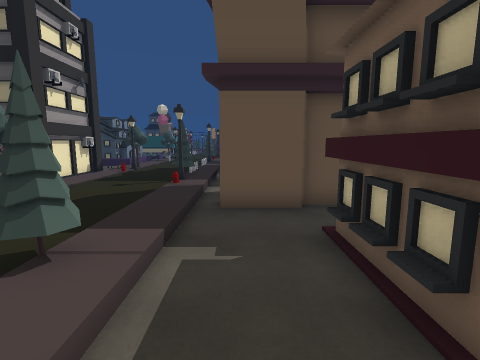
[1] (above)

24 first-person views from a walk through a 3-D level made in the Unity game engine. The camera is 1.4 m above the floor, tilts 8° down and sees 85° across. The floor is counted in squares, 1 m on a side. Each view is taken from the middle of a square. On the plan, view 1 faces up. The plan holds only what a view shows up to about 13 squares ahead; the rest is blank. The place goes on beyond the plan. The player character is not drawn.

[2]
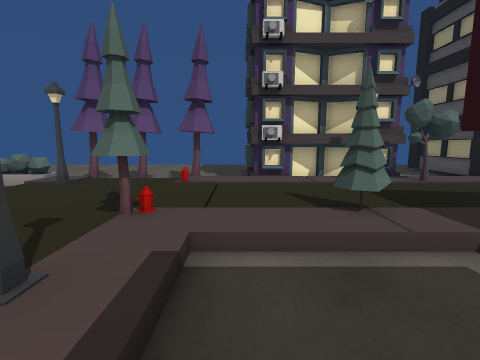

[3]
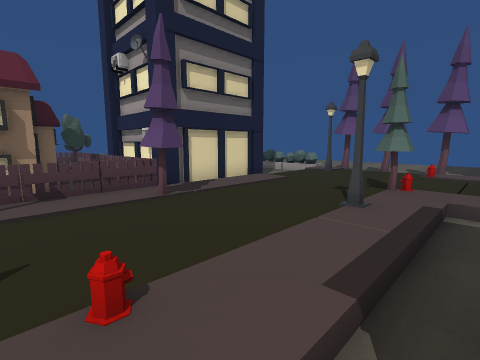

[4]
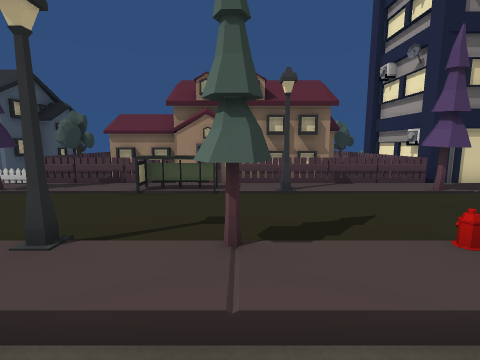

[5]
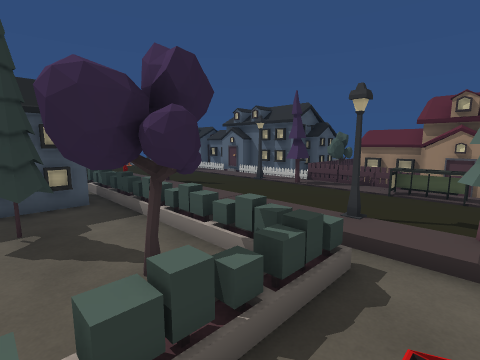

[6]
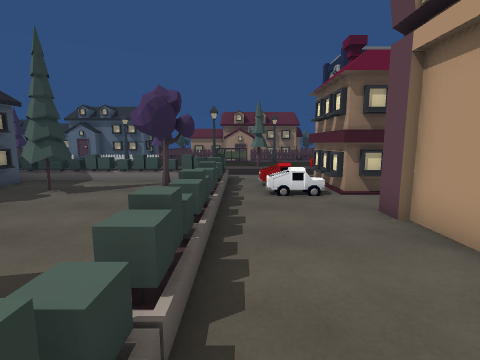

[7]
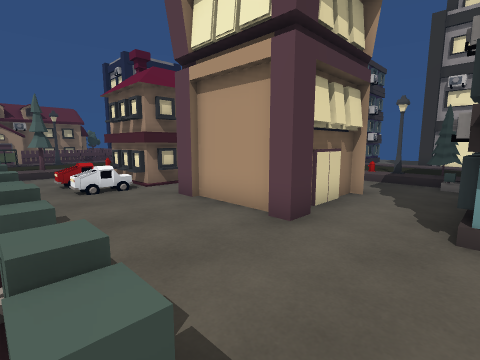

[8]
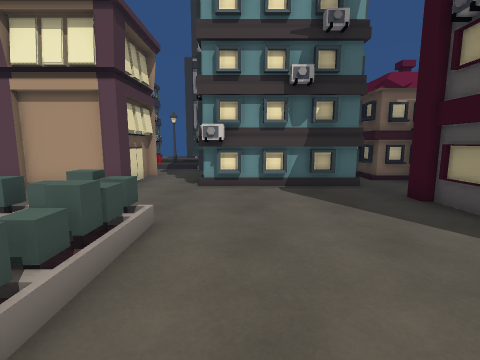

[9]
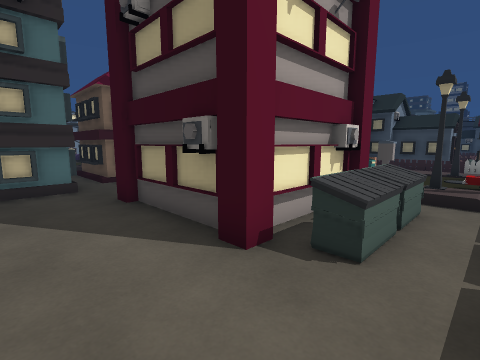

[10]
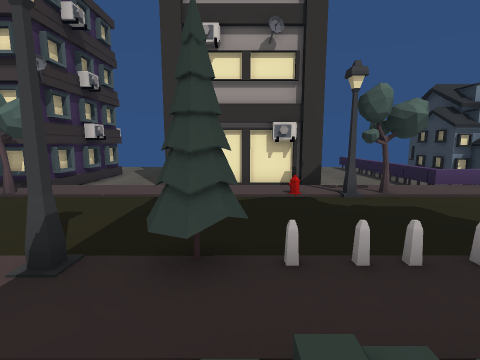

[11]
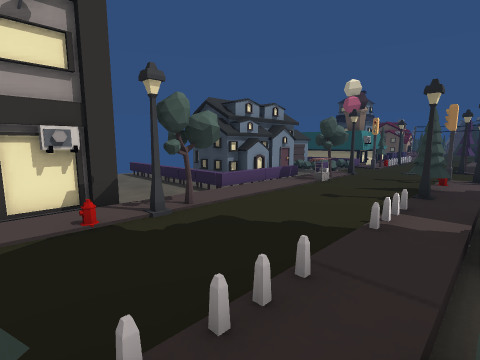

[12]
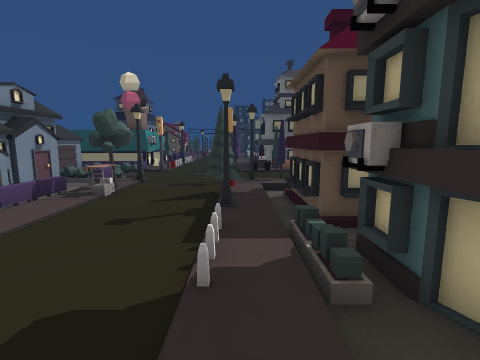

[13]
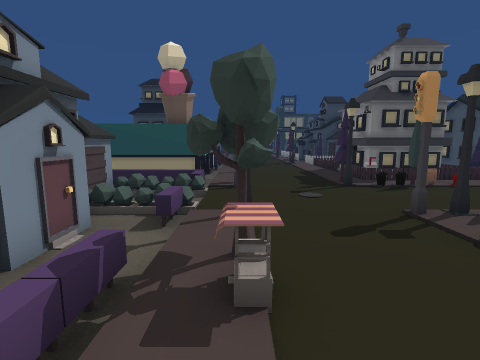

[14]
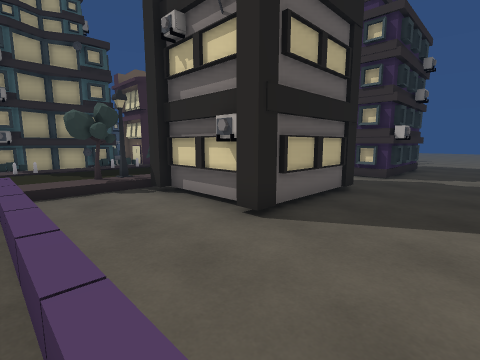

[15]
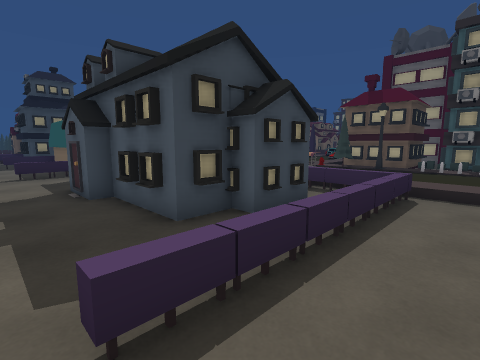

[16]
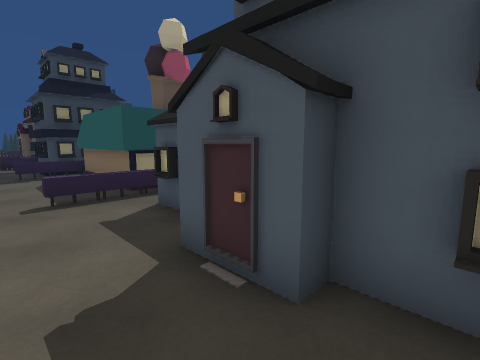

[17]
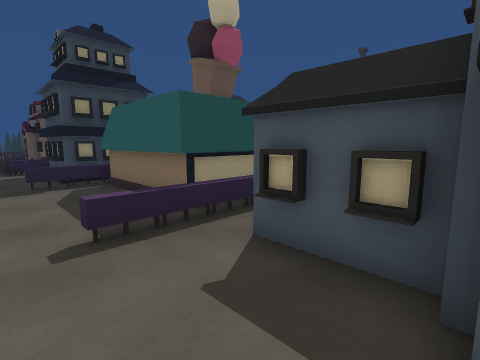

[18]
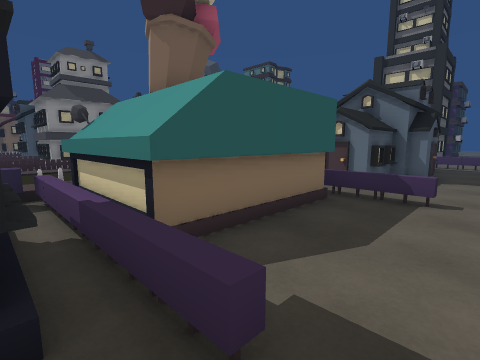

[19]
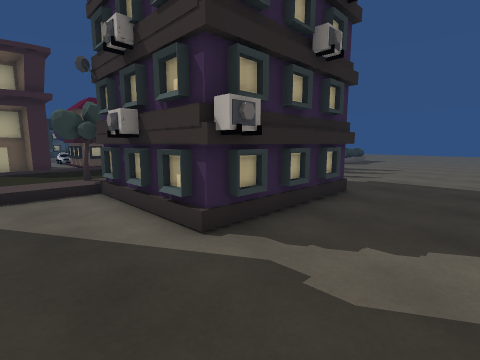

[20]
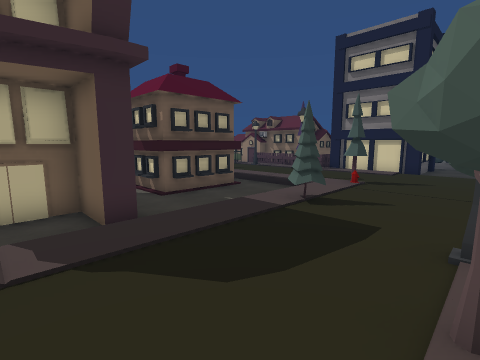

[21]
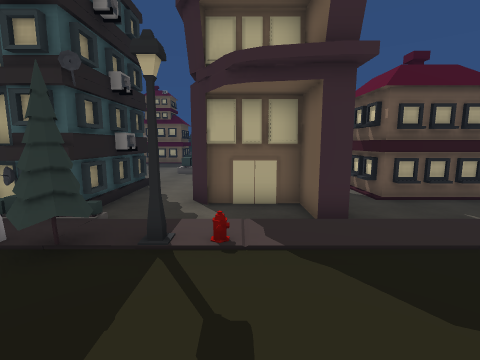

[22]
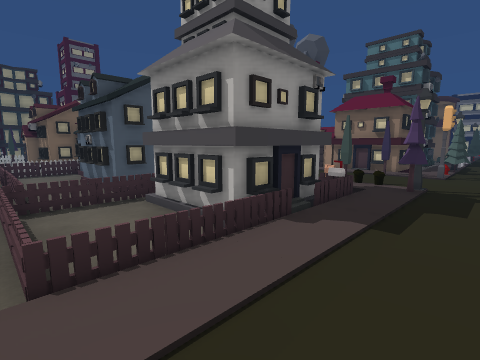

[23]
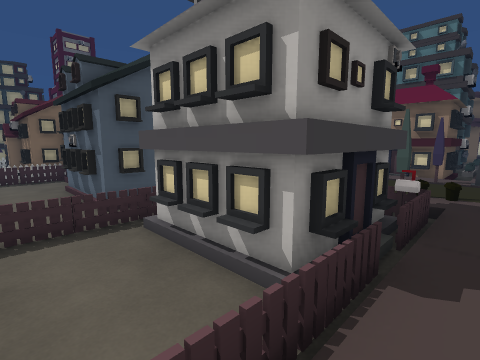

[24]
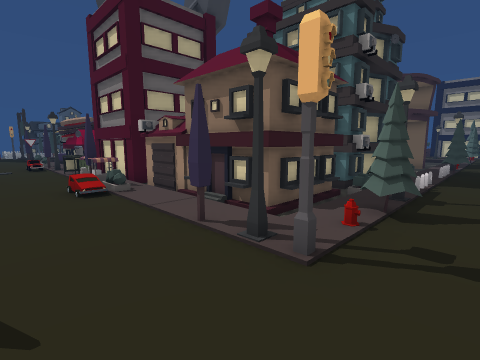

### Floor plan
Key: @ floor where view 1 was taken; # wall or solid block; x gap in a wall; . main floor; : floor 0.25 m higher than the main floor; / step, stairs or slope; B building; T tree; H house; F fence; P phone; M mailbox; U bush; G garage; O other object.
Columns run from 15 left of view 1 to 15 right of it. Each row starts with its distance up from view 1.
 37  .HHHH     :  FFFOO
 36 ..HHHH      ::F...FOOOOOOO O
 35 .OOOOOOU//::::F....F.......O
 34 ...OOOOO /::::FHHHFFHHHHHHHO###
 33 ...OOOOO   :::FHHHFFHH    HO#
 32 ...O  O   ::::/HH OFH    HH
 31 ...O   O  ::::FHHHOTH    HH
 30 ...OOOOO /::::MHHHOOT
 29 .OOOOOOOOO:::T/FO/F    OFFF/F
 28 ....HH.OOO:::T/T/:      O :/
 27 ...HHHOO/::::::M:::::::OO ::
 26 ...HHH  /::::::::::::::::::::
 25 ..HHHHOOO:::::::::://:::::::/
 24 ..HH HH.//:::#:T:::/OTOOO::/
 23 ..HH HH./T:::////////    BP//
 22 ..HH HH./T::T:/HHHGGGGBBBBBO.
 21 ..HHHHHO/O::TT/HHH    B  BBO.
 20 ...HHHHO/:::://HHH    B  B.O.
 19 ....   O/:::::/HHHH..BBBBB.O.
 18 .OOOOOOO/:::://BBBBB.........
 17  ......./:::::/BBBBB........
 16 ......../T::::/BB  B....... .
 15 ......../T::::/BB  B.......
 14 ...BBBB#/:::::/B   B....... .
 13 ...B.  B//::://BBBBBB......
 12 ...B.  B/:::TT/..B......:OOO
 11 ...B.. B/:::T//.........O
 10 ...BBBBB/::::#/.#OOO#...O.
  9 ......../:::://.O   #...O..
  8 ......../:::::/.O   #...O...
  7 .....BB./T::::/######...  ...
  6 ...BBBBBBT::::/...  ....O ....
  5 ...BB  BB#::::/..HHHHO/.x...TT
  4 ...B   BB:::::/..HHHH...OTT.TT
  3 ...B   BB:::TT/..H HHO:. TT...
  2 ...BBBBBB:::::/..H HH ..OOTO.O
  1 ....... /:::::/..// . ..O
  0 ....... /::::::@:::::::::
 -1 .......TT::::T:#::::::T:#::::::
 -2 ......../::::::::::::::::::::::
 -3  ......T/::::::::::::::::::::::
 -4  ......TT::::::::T:::#:OO:::T:#
 -5  ...... /::::::::::::::::::::::
 -6  ...... O   BBBBBFFFFFFHFFFT F
 -7  .. ..  O   B   BO.### HHHH   H
 -8             B   BOH#    HHHHOHH
 -9                 BOT          HH

Positions as (right, up) in squares from view 1, and headings:
1: (0, 0), facing up
2: (2, 1), facing left
3: (5, 1), facing down-left
4: (7, 2), facing down
5: (7, 5), facing down-right
6: (8, 12), facing down
7: (9, 13), facing down-left
8: (13, 14), facing left
9: (13, 16), facing up-left
10: (0, 12), facing left
11: (-1, 12), facing up-left
12: (-2, 14), facing up
13: (-6, 19), facing up
14: (-15, 18), facing down-right
15: (-15, 16), facing up-right
16: (-15, 22), facing up-right
17: (-15, 25), facing up-right
18: (-15, 36), facing down-right
19: (-15, 9), facing down-right
20: (-6, 9), facing down-right
21: (-6, 9), facing right
22: (-4, 37), facing down-right
23: (-2, 36), facing down-right
24: (-4, 27), facing down-right
